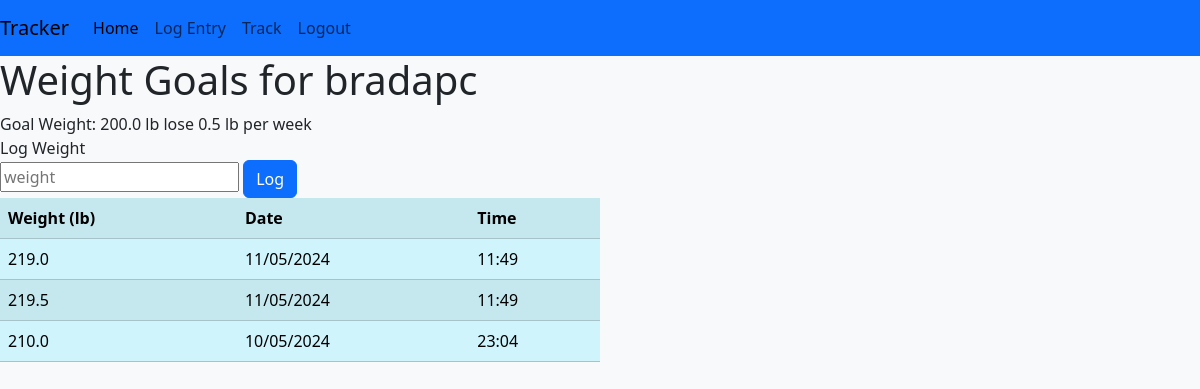
Before: /weight/log (signed in) with the older database file.
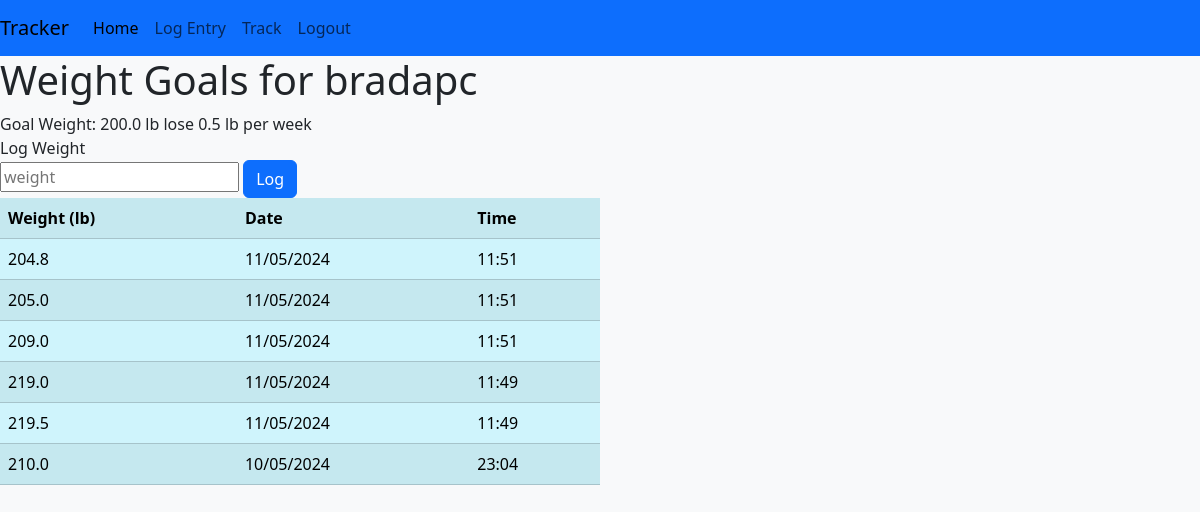
After: the same page with the newer database file.
### tables this page shows
CREATE TABLE "weight_goals" (
user_id INTEGER NOT NULL,
goal_weight REAL NOT NULL,
goal_step REAL NOT NULL,
height REAL NOT NULL,
goal_direction INTEGER NOT NULL
, units TEXT, time TEXT);

CREATE TABLE weight_log (
user_id INTEGER NOT NULL,
weight REAL NOT NULL,
time TEXT
);

### app.py (the view)
@app.route("/weight/log", methods=["GET", "POST"])
@login_required
def weight_log():
    weight_goals = weightGoalExists()
    if not weight_goals:
        return redirect("/weight")
    weight_log = getWeightLog()
    units = getUnits(weight_goals)
    new_weight_log = splitDateTime(weight_log)
    if request.method == "POST":
        new_weight_entry = request.form.get("weight-entry")
        if not new_weight_entry:
            errormsg = "Please enter a weight."
            return render_template("weight_log.html", errormsg=errormsg, user=session['user'], weight_goals=weight_goals, units=units, new_weight_log=new_weight_log)
        try:
            new_weight_entry = float(new_weight_entry)
        except:
            errormsg = "Please enter only numbers into the weight form."
            return render_template("weight_log.html", errormsg=errormsg, user=session['user'], weight_goals=weight_goals, units=units, new_weight_log=new_weight_log)
        dt_string = getFormattedDateTime()
        con = sqlite3.connect("tracker.db")
        cur = con.cursor()
        cur.execute("INSERT INTO weight_log (user_id, weight, time) VALUES(?, ?, ?)", (session['user_id'], new_weight_entry, dt_string,))
        con.commit()
        return redirect("/weight/log")
    else:
        return render_template("weight_log.html", user=session['user'], weight_goals=weight_goals, units=units, new_weight_log=new_weight_log)

### app.py (called while the page is built)
def login_required(f):
    @wraps(f)
    def decorated_function(*args, **kwargs):
        if session.get("user_id") is None:
            return redirect("/login")
        return f(*args, **kwargs)
    return decorated_function

def getUnits(weight_goals):
    units = {}
    if weight_goals['units'] == "metric":
        units['weight_unit'] = "kg"
        units['height_unit'] = "cm"
    elif weight_goals['units'] == "imperial":
        units['weight_unit'] = "lb"
        units['height_unit'] = "inches"
    return units

def weightGoalExists():
    con = sqlite3.connect("tracker.db")
    con.row_factory = sqlite3.Row
    cur = con.cursor()
    res = cur.execute("SELECT * FROM weight_goals WHERE user_id = ?", (session['user_id'],))
    res = res.fetchone()
    cur.close()
    con.close()
    return res

def getWeightLog():
    con = sqlite3.connect("tracker.db")
    cur = con.cursor()
    con.row_factory = sqlite3.Row
    cur.execute("SELECT * FROM weight_log WHERE user_id = ? ORDER BY time DESC", (session['user_id'],))
    weight_log = []
    weight_log = cur.fetchall()
    cur.close()
    con.close()
    return weight_log

def splitDateTime(weight_log):
    new_weight_log = []
    for entry in weight_log:
        new_entry = []
        dt_list = entry[2].split()
        dt_list[1] = dt_list[1][0:5]
        new_entry.append(entry[0])
        new_entry.append(entry[1])
        new_entry.append(dt_list[0])
        new_entry.append(dt_list[1])
        new_weight_log.append(new_entry)
    return new_weight_log

### templates/weight_log.html (shortened to what this page needs)
{% extends "layout.html" %}
{% block body %}
    <h1>Weight Goals for {{ user }} </h1>
    {% if weight_goals %}
        <div class="goal-weight-container">
            <span>Goal Weight: {{ weight_goals.goal_weight }} {{ units.weight_unit }}</span>
            {% if (weight_goals.goal_direction > 0) %}
                <span>gain</span>
            {% elif (weight_goals.goal_direction < 0) %}
                <span>lose</span>
            {% endif %}
            <span>{{ weight_goals.goal_step }} {{ units.weight_unit }} per week</span>
        </div>
        <div class="goal-weight-log-entry">
            <span>Log Weight</span>
            <form action="/weight/log" method="post">
                <input type="text" placeholder="weight" name="weight-entry">
                <button type="submit" class="btn btn-primary">Log</button>
            </form>
        </div>
        <div class="weight-log">
            <table class="table table-info table-striped table-hover">
                <tr>
                    <th>Weight ({{ units.weight_unit }})</th>
                    <th>Date</th>
                    <th>Time</th>
                </tr>
                {% for entry in new_weight_log %}
                <tr>
                    <td>{{ entry[1] }}</td>
                    <td> {{ entry[2] }}</td>
                    <td>{{ entry[3] }}</td>
                </tr>
                {% endfor %}
            </table>
        </div>
    {% endif %}
{% endblock %}

### templates/layout.html (shortened to what this page needs)
<!DOCTYPE html>
<html lang="en">
    <head>
        {% block head %}
        <link href="/static/styles.css" rel="stylesheet">
        <link href="https://cdn.jsdelivr.net/npm/bootstrap@5.3.3/dist/css/bootstrap.min.css" rel="stylesheet">
        {% endblock %}
    </head>
    <body class="bg-light">
        <nav class="navbar navbar-expand-lg navbar-light bg-primary">
            <a class="navbar-brand" href="#">Tracker</a>
            <div class="collapse navbar-collapse" id="navbarNavAltMarkup">
              <div class="navbar-nav">
                <a class="nav-item nav-link active" href="#">Home</a>
                <a class="nav-item nav-link" href="#">Log Entry</a>
                <a class="nav-item nav-link" href="#">Track</a>
                {% if  "user" in session %}
                <a class="nav-item nav-link" href="/logout">Logout</a>
                {% else %}
                <a class="nav-item nav-link" href="/login">Login</a>
                {% endif %}
              </div>
            </div>
          </nav>
        {% block body%} {% endblock %}
    </body>
</html>

### static/styles.css (style rules this page uses)
.weight-log { width: 600px; }

Changed rows visible on the page:
added weight_log: weight "204.8", time "11/05/2024", entry "11:51"
added weight_log: weight "205.0", time "11/05/2024", entry "11:51"
added weight_log: weight "209.0", time "11/05/2024", entry "11:51"
